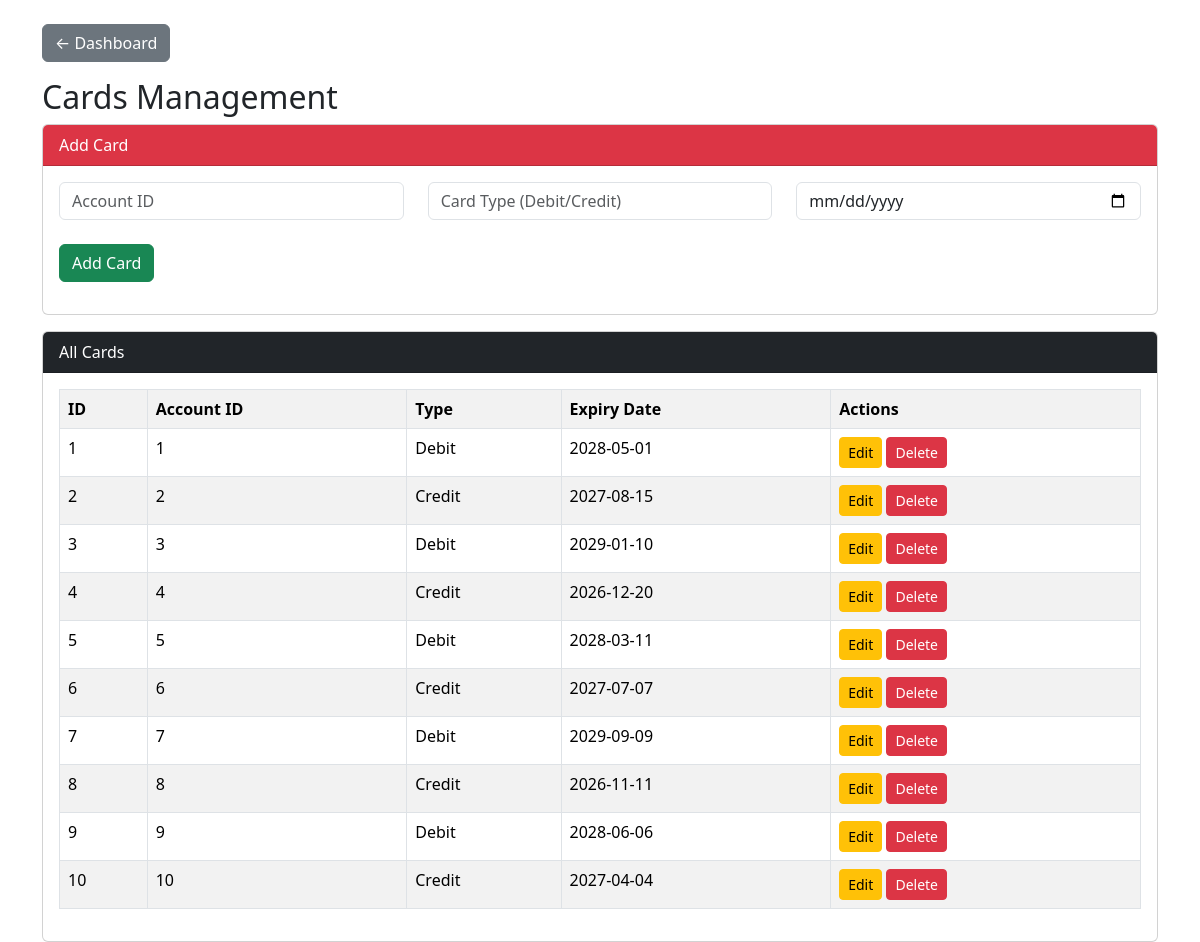
/cards.php, run on the app's committed database.
### tables this page shows
CREATE TABLE Card (
    card_id INT AUTO_INCREMENT PRIMARY KEY,
    account_id INT,
    card_type VARCHAR(20),
    expiry_date DATE,
    FOREIGN KEY (account_id) REFERENCES Account(account_id)
);

### cards.php (the view, shortened to what this page needs)
<?php
include 'db.php';
$editMode = false;
$e_account = "";
$e_type = "";
$e_expiry = "";
$result = mysqli_query($conn,"SELECT * FROM Card");
?>
<link href="https://cdn.jsdelivr.net/npm/bootstrap@5.3.3/dist/css/bootstrap.min.css" rel="stylesheet">
<div class="container mt-4">
<a href="index.php" class="btn btn-secondary mb-3">← Dashboard</a>
<h2>Cards Management</h2>
<div class="card mb-3">
<div class="card-header bg-danger text-white">
<?= $editMode ? "Edit Card" : "Add Card" ?>
</div>
<div class="card-body">
<form method="POST">
<div class="row">
<div class="col-md-4">
<input type="text" name="account_id" class="form-control"
placeholder="Account ID" value="<?= $e_account ?>" required>
</div>
<div class="col-md-4">
<input type="text" name="card_type" class="form-control"
placeholder="Card Type (Debit/Credit)" value="<?= $e_type ?>" required>
</div>
<div class="col-md-4">
<input type="date" name="expiry_date" class="form-control"
value="<?= $e_expiry ?>" required>
</div>
</div>
<br>
<?php if($editMode){ ?>
<button name="update_card" class="btn btn-warning">
Update Card
</button>
<a href="cards.php" class="btn btn-secondary">Cancel</a>
<?php } else { ?>
<button name="add_card" class="btn btn-success">
Add Card
</button>
<?php } ?>
</form>
</div>
</div>
<div class="card">
<div class="card-header bg-dark text-white">
All Cards
</div>
<div class="card-body">
<table class="table table-bordered table-striped">
<tr>
<th>ID</th>
<th>Account ID</th>
<th>Type</th>
<th>Expiry Date</th>
<th>Actions</th>
</tr>
<?php while($row=mysqli_fetch_assoc($result)){ ?>
<tr>
<td><?= $row['card_id'] ?></td>
<td><?= $row['account_id'] ?></td>
<td><?= $row['card_type'] ?></td>
<td><?= $row['expiry_date'] ?></td>
<td>
<a href="?edit=<?= $row['card_id'] ?>"
class="btn btn-warning btn-sm">Edit</a>
<a href="?delete=<?= $row['card_id'] ?>"
class="btn btn-danger btn-sm"
onclick="return confirm('Delete card?')">Delete</a>
</td>
</tr>
<?php } ?>
</table>
</div>
</div>
</div>

### data on the page
card: card_id "1", account "1", card_type "Debit", expiry_date "2028-05-01"
card: card_id "2", account "2", card_type "Credit", expiry_date "2027-08-15"
card: card_id "3", account "3", card_type "Debit", expiry_date "2029-01-10"
card: card_id "4", account "4", card_type "Credit", expiry_date "2026-12-20"
card: card_id "5", account "5", card_type "Debit", expiry_date "2028-03-11"
card: card_id "6", account "6", card_type "Credit", expiry_date "2027-07-07"
card: card_id "7", account "7", card_type "Debit", expiry_date "2029-09-09"
card: card_id "8", account "8", card_type "Credit", expiry_date "2026-11-11"
card: card_id "9", account "9", card_type "Debit", expiry_date "2028-06-06"
card: card_id "10", account "10", card_type "Credit", expiry_date "2027-04-04"
